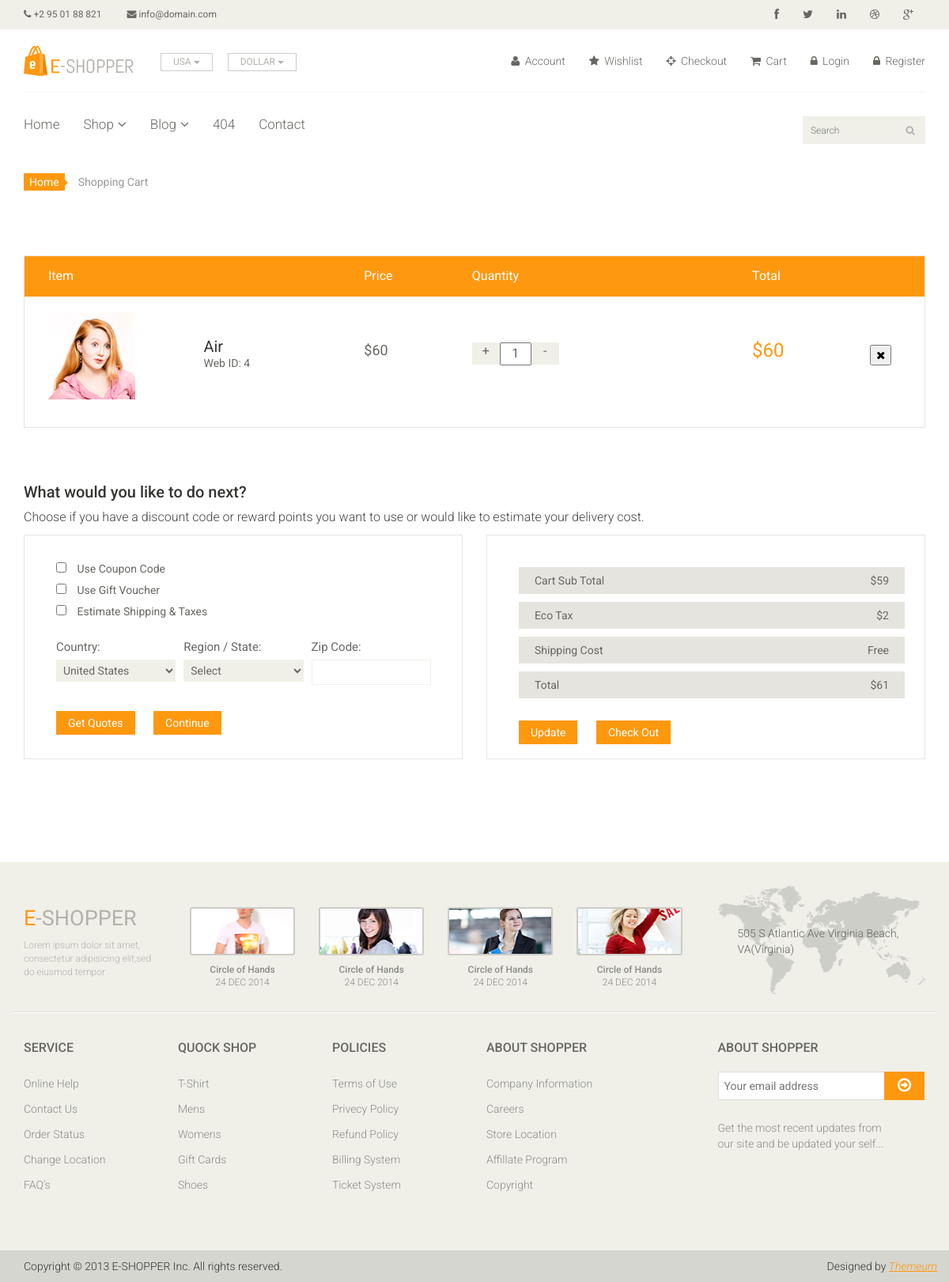
Before: /cart/ with the older database file.
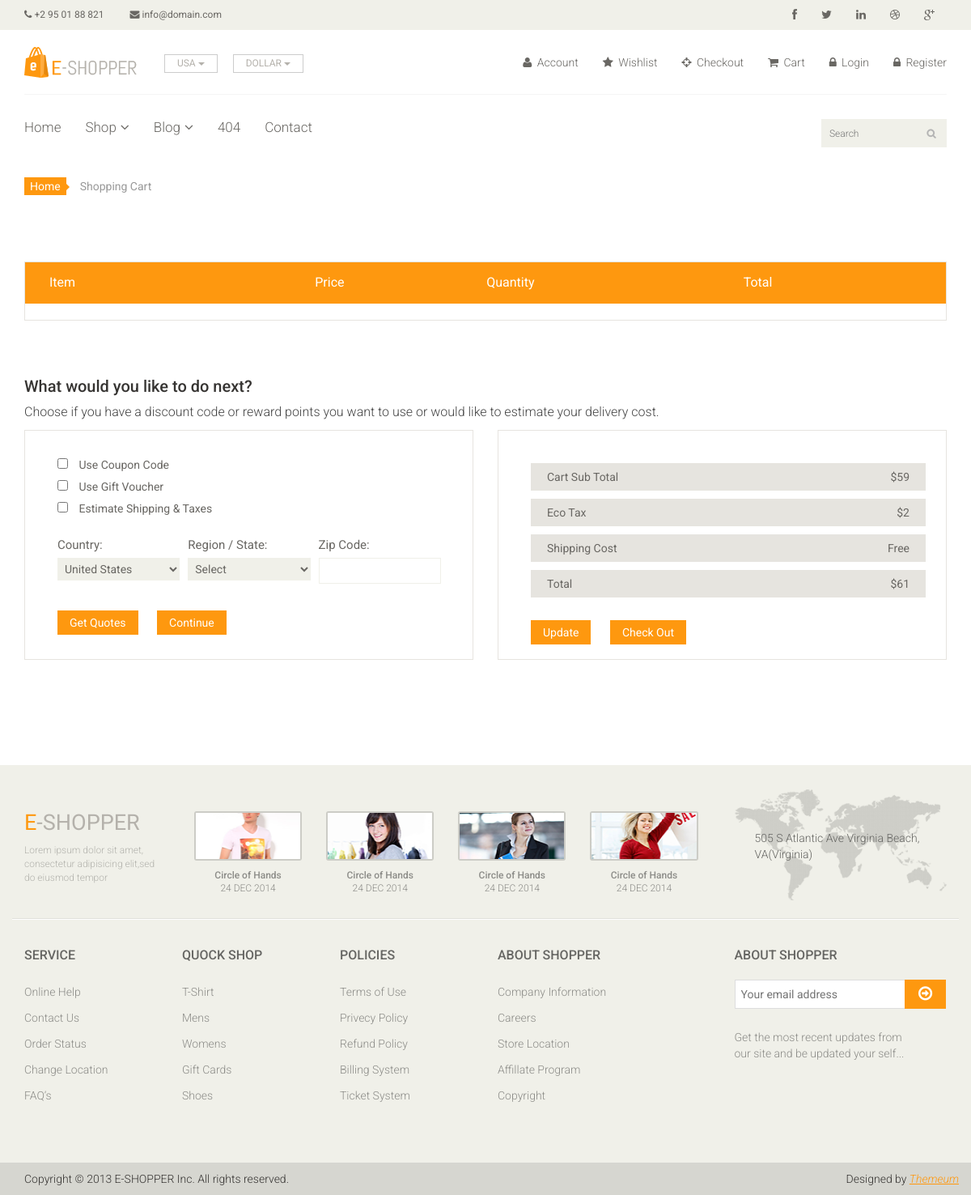
After: the same page with the newer database file.
### main/models.py (models this page shows, shortened)
class HomeLogo(models.Model):
    logo = models.ImageField('HomeLogo', upload_to='images')

class Card(models.Model):
    prod = models.ForeignKey(Product, on_delete=models.CASCADE)

class Product(models.Model):
    subcategory = models.ForeignKey(SubCategory, on_delete=models.CASCADE, related_name='sub_prod')
    sale = models.BooleanField('Product sale')
    new = models.BooleanField('New product')
    name = models.CharField('Product name', max_length=30)
    img = models.ImageField('Image')
    sale_logo = models.ImageField('Sale logo')
    new_logo = models.ImageField('new logo')
    price = models.PositiveIntegerField('Price')
    date = models.DateTimeField('Product add date', auto_now=True)
    class Meta:
        ordering = ['-date']

### main/views.py (the view)
# urls.py: path('cart/', views.cart, name='cart'),
def cart(request):
    card_list = Card.objects.all()
    return render(request, 'main/cart.html', context={
        'one_logo':all_for_site(),
        'action':'cart',
        'card_list':card_list
    })

### main/views.py (called while the page is built)
def all_for_site():
    one_logo = HomeLogo.objects.all().first()
    return one_logo

### main/templates/main/cart.html (shortened to what this page needs)
{% extends 'base.html' %}
{% block content %}
	<section id="cart_items">
		<div class="container">
			<div class="breadcrumbs">
				<ol class="breadcrumb">
				  <li><a href="#">Home</a></li>
				  <li class="active">Shopping Cart</li>
				</ol>
			</div>
			<div class="table-responsive cart_info">
				<table class="table table-condensed">
					<thead>
						<tr class="cart_menu">
							<td class="image">Item</td>
							<td class="description"></td>
							<td class="price">Price</td>
							<td class="quantity">Quantity</td>
							<td class="total">Total</td>
							<td></td>
						</tr>
					</thead>
					<tbody>
						{% for i in card_list %}
						<tr>
							<td class="cart_product">
								<a href=""><img src="{{ i.prod.img.url }}" alt=""></a>
							</td>
							<td class="cart_description">
								<h4><a href="">{{ i.prod.name }}</a></h4>
								<p>Web ID: {{ i.prod.id }}</p>
							</td>
							<td class="cart_price">
								<p>${{ i.prod.price }}</p>
							</td>
							<td class="cart_quantity">
								<div class="cart_quantity_button">
									<a class="cart_quantity_up" href=""> + </a>
									<input class="cart_quantity_input" type="text" name="quantity" value="1" autocomplete="off" size="2">
									<a class="cart_quantity_down" href=""> - </a>
								</div>
							</td>
							<td class="cart_total">
								<p class="cart_total_price">${{ i.prod.price }}</p>
							</td>
							<td class="cart_delete">
								<form action="{% url 'delete_to_cart' %}" method="post">
									<button type="submit" name="item" value="{{ i.id }}" class="cart_quantity_delete"><i class="fa fa-times"></i></button>
								</form>
							</td>
						</tr>
						{% endfor %}
					</tbody>
				</table>
			</div>
		</div>
	</section>
	<section id="do_action">
		<div class="container">
			<div class="heading">
				<h3>What would you like to do next?</h3>
				<p>Choose if you have a discount code or reward points you want to use or would like to estimate your delivery cost.</p>
			</div>
			<div class="row">
				<div class="col-sm-6">
					<div class="chose_area">
						<ul class="user_option">
							<li>
								<input type="checkbox">
								<label>Use Coupon Code</label>
							</li>
							<li>
								<input type="checkbox">
								<label>Use Gift Voucher</label>
							</li>
							<li>
								<input type="checkbox">
								<label>Estimate Shipping & Taxes</label>
							</li>
						</ul>
						<ul class="user_info">
							<li class="single_field">
								<label>Country:</label>
								<select>
									<option>United States</option>
								</select>
							</li>
							<li class="single_field">
								<label>Region / State:</label>
								<select>
									<option>Select</option>
								</select>
							</li>
							<li class="single_field zip-field">
								<label>Zip Code:</label>
								<input type="text">
							</li>
						</ul>
						<a class="btn btn-default update" href="">Get Quotes</a>
						<a class="btn btn-default check_out" href="">Continue</a>
					</div>
				</div>
				<div class="col-sm-6">
					<div class="total_area">
						<ul>
							<li>Cart Sub Total <span>$59</span></li>
							<li>Eco Tax <span>$2</span></li>
							<li>Shipping Cost <span>Free</span></li>
							<li>Total <span>$61</span></li>
						</ul>
							<a class="btn btn-default update" href="">Update</a>
							<a class="btn btn-default check_out" href="">Check Out</a>
					</div>
				</div>
			</div>
		</div>
	</section>
{% endblock %}

### main/templates/base.html (shortened to what this page needs)
{% load static %}
<!DOCTYPE html>
<html lang="en">
<head>
    <link href="{% static 'css/bootstrap.min.css' %}" rel="stylesheet">
    <link href="{% static 'css/font-awesome.min.css' %}" rel="stylesheet">
    <link href="{% static 'css/prettyPhoto.css' %}" rel="stylesheet">
    <link href="{% static 'css/price-range.css' %}" rel="stylesheet">
    <link href="{% static 'css/animate.css' %}" rel="stylesheet">
	<link href="{% static 'css/main.css' %}" rel="stylesheet">
	<link href="{% static 'css/responsive.css' %}" rel="stylesheet">
</head>
<body>
	<header id="header">
		<div class="header_top">
			<div class="container">
				<div class="row">
					<div class="col-sm-6">
						<div class="contactinfo">
							<ul class="nav nav-pills">
								<li><a href="#"><i class="fa fa-phone"></i> +2 95 01 88 821</a></li>
								<li><a href="#"><i class="fa fa-envelope"></i> info@domain.com</a></li>
							</ul>
						</div>
					</div>
					<div class="col-sm-6">
						<div class="social-icons pull-right">
							<ul class="nav navbar-nav">
								<li><a href="#"><i class="fa fa-facebook"></i></a></li>
								<li><a href="#"><i class="fa fa-twitter"></i></a></li>
								<li><a href="#"><i class="fa fa-linkedin"></i></a></li>
								<li><a href="#"><i class="fa fa-dribbble"></i></a></li>
								<li><a href="#"><i class="fa fa-google-plus"></i></a></li>
							</ul>
						</div>
					</div>
				</div>
			</div>
		</div>
		<div class="header-middle">
			<div class="container">
				<div class="row">
					<div class="col-sm-4">
						<div class="logo pull-left">
							<a href="{% url 'index' %}"><img src="{{ one_logo.logo.url }}" alt="" /></a>
						</div>
						<div class="btn-group pull-right">
							<div class="btn-group">
								<button type="button" class="btn btn-default dropdown-toggle usa" data-toggle="dropdown">
									USA
									<span class="caret"></span>
								</button>
							</div>
							<div class="btn-group">
								<button type="button" class="btn btn-default dropdown-toggle usa" data-toggle="dropdown">
									DOLLAR
									<span class="caret"></span>
								</button>
							</div>
						</div>
					</div>
					<div class="col-sm-8">
						<div class="shop-menu pull-right">
							<ul class="nav navbar-nav">
								<li><a href="#"><i class="fa fa-user"></i> Account</a></li>
								<li><a href="#"><i class="fa fa-star"></i> Wishlist</a></li>
								<li><a href="{% url 'checkout' %}"><i class="fa fa-crosshairs"></i> Checkout</a></li>
								<li><a href="{% url 'cart' %}"><i class="fa fa-shopping-cart"></i> Cart</a></li>
								{% if user.is_authenticated %}
									<li><a href="{% url 'logout' %}"><i class="fa fa-user"></i> {{ user.username }} Logout</a></li>
								{% else %}
									<li><a href="{% url 'login' %}"><i class="fa fa-lock"></i> Login</a></li>
									<li><a href="{% url 'register' %}"><i class="fa fa-lock"></i> Register</a></li>
								{% endif %}
							</ul>
						</div>
					</div>
				</div>
			</div>
		</div>
		<div class="header-bottom">
			<div class="container">
				<div class="row">
					<div class="col-sm-9">
						<div class="mainmenu pull-left">
							<ul class="nav navbar-nav collapse navbar-collapse">
								<li><a href="{% url 'index' %}" {% if action == 'index' %}class="active"{% endif %}>Home</a></li>
								<li class="dropdown"><a href="#">Shop<i class="fa fa-angle-down"></i></a>
                                </li>
								<li class="dropdown"><a href="#">Blog<i class="fa fa-angle-down"></i></a>
                                </li>
								<li><a href="{% url 'error' %}" {% if action == 'error' %}class="active"{% endif %}>404</a></li>
								<li><a href="{% url 'contact_us' %}"{% if action == 'contact_us' %}class="active"{% endif %}>Contact</a></li>
							</ul>
						</div>
					</div>
					<div class="col-sm-3">
						<div class="search_box pull-right">
							<input type="text" placeholder="Search"/>
						</div>
					</div>
				</div>
			</div>
		</div>
	</header>
    {% block content %}{% endblock %}
	<footer id="footer">
		<div class="footer-top">
			<div class="container">
				<div class="row">
					<div class="col-sm-2">
						<div class="companyinfo">
							<h2><span>e</span>-shopper</h2>
							<p>Lorem ipsum dolor sit amet, consectetur adipisicing elit,sed do eiusmod tempor</p>
						</div>
					</div>
					<div class="col-sm-7">
						<div class="col-sm-3">
							<div class="video-gallery text-center">
								<a href="#">
									<div class="iframe-img">
										<img src="images/home/iframe1.png" alt="" />
									</div>
								</a>
								<p>Circle of Hands</p>
								<h2>24 DEC 2014</h2>
							</div>
						</div>
						<div class="col-sm-3">
							<div class="video-gallery text-center">
								<a href="#">
									<div class="iframe-img">
										<img src="images/home/iframe2.png" alt="" />
									</div>
								</a>
								<p>Circle of Hands</p>
								<h2>24 DEC 2014</h2>
							</div>
						</div>
						<div class="col-sm-3">
							<div class="video-gallery text-center">
								<a href="#">
									<div class="iframe-img">
										<img src="images/home/iframe3.png" alt="" />
									</div>
								</a>
								<p>Circle of Hands</p>
								<h2>24 DEC 2014</h2>
							</div>
						</div>
						<div class="col-sm-3">
							<div class="video-gallery text-center">
								<a href="#">
									<div class="iframe-img">
										<img src="images/home/iframe4.png" alt="" />
									</div>
								</a>
								<p>Circle of Hands</p>
								<h2>24 DEC 2014</h2>
							</div>
						</div>
					</div>
					<div class="col-sm-3">
						<div class="address">
							<img src="images/home/map.png" alt="" />
							<p>505 S Atlantic Ave Virginia Beach, VA(Virginia)</p>
						</div>
					</div>
				</div>
			</div>
		</div>
		<div class="footer-widget">
			<div class="container">
				<div class="row">
					<div class="col-sm-2">
						<div class="single-widget">
							<h2>Service</h2>
							<ul class="nav nav-pills nav-stacked">
								<li><a href="#">Online Help</a></li>
								<li><a href="#">Contact Us</a></li>
								<li><a href="#">Order Status</a></li>
								<li><a href="#">Change Location</a></li>
								<li><a href="#">FAQ’s</a></li>
							</ul>
						</div>
					</div>
					<div class="col-sm-2">
						<div class="single-widget">
							<h2>Quock Shop</h2>
							<ul class="nav nav-pills nav-stacked">
								<li><a href="#">T-Shirt</a></li>
								<li><a href="#">Mens</a></li>
								<li><a href="#">Womens</a></li>
								<li><a href="#">Gift Cards</a></li>
								<li><a href="#">Shoes</a></li>
							</ul>
						</div>
					</div>
					<div class="col-sm-2">
						<div class="single-widget">
							<h2>Policies</h2>
							<ul class="nav nav-pills nav-stacked">
								<li><a href="#">Terms of Use</a></li>
								<li><a href="#">Privecy Policy</a></li>
								<li><a href="#">Refund Policy</a></li>
								<li><a href="#">Billing System</a></li>
								<li><a href="#">Ticket System</a></li>
							</ul>
						</div>
					</div>
					<div class="col-sm-2">
						<div class="single-widget">
							<h2>About Shopper</h2>
							<ul class="nav nav-pills nav-stacked">
								<li><a href="#">Company Information</a></li>
								<li><a href="#">Careers</a></li>
								<li><a href="#">Store Location</a></li>
								<li><a href="#">Affillate Program</a></li>
								<li><a href="#">Copyright</a></li>
							</ul>
						</div>
					</div>
					<div class="col-sm-3 col-sm-offset-1">
						<div class="single-widget">
							<h2>About Shopper</h2>
							<form action="#" class="searchform">
								<input type="text" placeholder="Your email address" />
								<button type="submit" class="btn btn-default"><i class="fa fa-arrow-circle-o-right"></i></button>
								<p>Get the most recent updates from <br />our site and be updated your self...</p>
							</form>
						</div>
					</div>
				</div>
			</div>
		</div>
		<div class="footer-bottom">
			<div class="container">
				<div class="row">
					<p class="pull-left">Copyright © 2013 E-SHOPPER Inc. All rights reserved.</p>
					<p class="pull-right">Designed by <span><a target="_blank" href="http://www.themeum.com">Themeum</a></span></p>
				</div>
			</div>
		</div>
	</footer>
</body>
</html>

Changed rows visible on the page:
removed Card: prod.img (picture), prod.name "Air", prod.id "4", prod.price "60", {{ i.id }} 8 (drawn)
